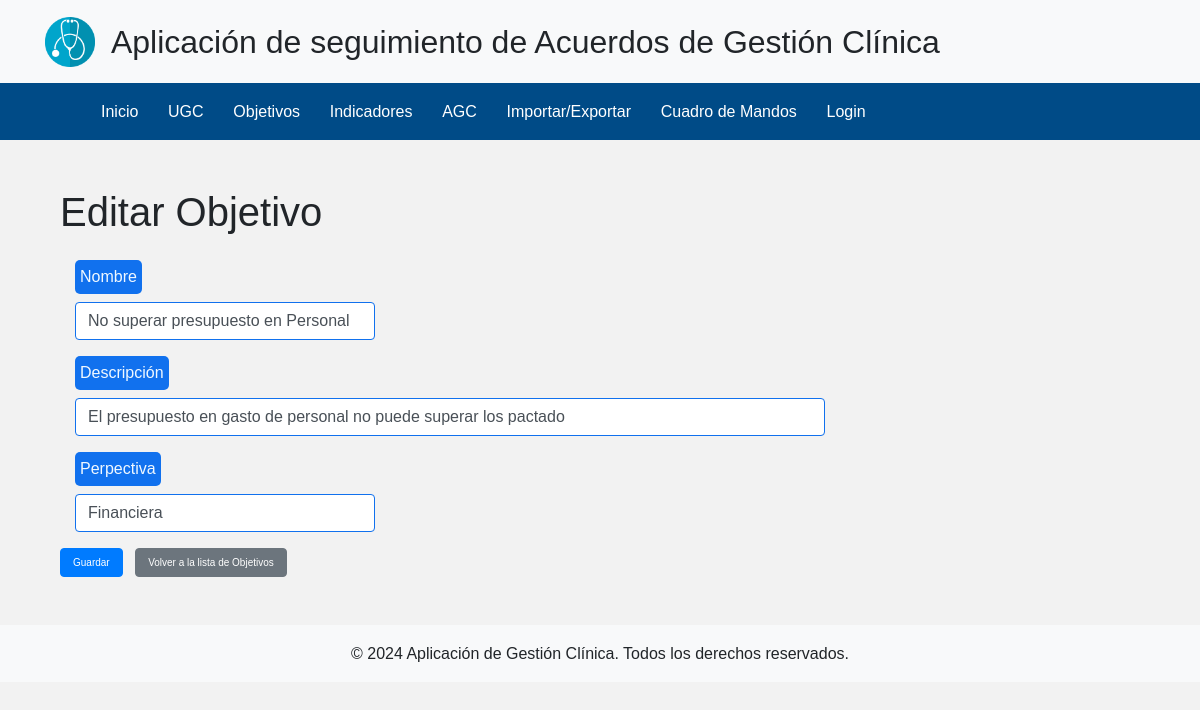
Page /objetivos/editar/1/ on the committed database.
### myapp/models.py (models this page shows, shortened)
class Objetivo(models.Model):
    id_objetivo = models.AutoField(primary_key=True)
    nombre_objetivo = models.CharField(max_length=255)
    descripcion_objetivo = models.CharField(max_length=255, blank=True, null=True)
    perspectiva = models.CharField(max_length=255)

### myapp/views.py (the view, shortened to what this page needs)
# urls.py: path('objetivos/editar/<int:id_objetivo>/', EditarObjetivoView.as_view(), name='editar_objetivo'),
class EditarObjetivoView(View):
    def get(self, request, id_objetivo):
        objetivo = get_object_or_404(Objetivo, id_objetivo=id_objetivo)
        form = ObjetivoForm(instance=objetivo)
        return render(request, 'myapp/editar_objetivo.html', {'form': form, 'id_objetivo': id_objetivo})

### myapp/forms.py
class ObjetivoForm(forms.ModelForm):
    class Meta:
        model = Objetivo
        fields = '__all__'

### myapp/templates/myapp/editar_objetivo.html (shortened to what this page needs)
{% extends "myapp/base.html" %}
{% load widget_tweaks %}
{% block content %}
<div class="container mt-5">
    <h1 class="mb-4">Editar Objetivo</h1>
    <form method="post" action="" class="mb-4">
        <div>
            <div class="form-group col-md-4">
                <label class="label-custom"> Nombre </label>
                {{ form.nombre_objetivo|add_class:"form-control input-custom input-medium" }}
            </div>
            <div class="form-group col-md-4">
                <label class="label-custom"> Descripción </label>
                {{ form.descripcion_objetivo|add_class:"form-control input-custom input-xlarge" }}
            </div>
            <div class="form-group col-md-4">
                <label class="label-custom"> Perpectiva </label>
                {{ form.perspectiva|add_class:"form-control input-custom input-medium" }}
            </div>
        </div>
        <button type="submit" class="btn btn-primary">Guardar</button>
        <a href="{% url 'gestionar_objetivos' %}" class="btn btn-secondary ml-2">Volver a la lista de Objetivos</a>
    </form>
    </div>
{% endblock %}

### static/css/styles.css (style rules this page uses)
body { background-color: #f2f2f2; font-family: 'Arial', sans-serif; }
.container { margin-top: 1px; }
.btn-primary { font-size: x-small; }
.btn-secondary { font-size: x-small; }
.label-custom { background-color: #1171ee; color: aliceblue; padding: 5px; border-radius: 5px; }
.input-custom { border-color: #1171ee !important; }
.input-medium { width: 300px; }
.input-xlarge { width: 750px; }

### rows in the picture
Objetivo: nombre_objetivo "No superar presupuesto en Personal", descripcion_objetivo "El presupuesto en gasto de personal no puede superar los pactado", perspectiva "Financiera"
